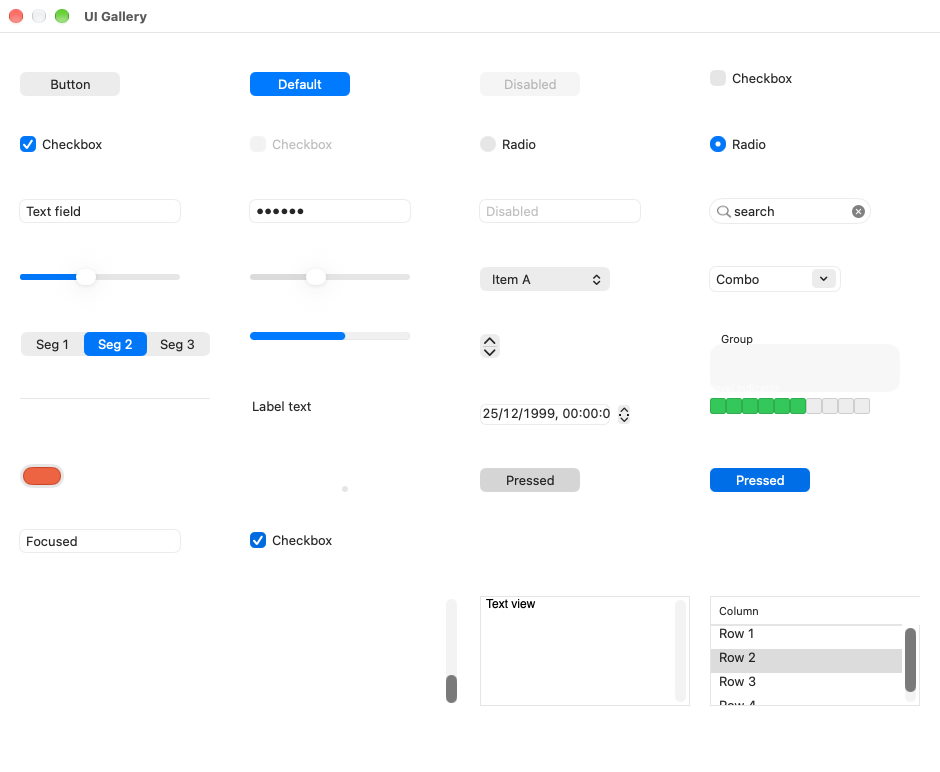
#> input picture uitest/refs/mac-light/gallery.png, 940 x 772 px
$ python sidebyside.py ../../uitest/refs/mac-light/gallery.png ../../uitest/refs/mac-light/gallery.png out.png
#> lines starting #> are read from the running program, lines starting #| are printed output that depends on the picture
#!/usr/bin/env python3
"""Side-by-side comparison of the same pane rendered on macOS (AppKit) and on BSD (GNUstep on WindowServer).
usage: sidebyside.py MAC.png BSD_SCREEN.png OUT.png [--diff]
MAC.png is a window screenshot (screencapture -l, with or without shadow); BSD_SCREEN.png a whole WindowServer screenshot: the window is located by its
title bar colour. Writes the two renderings next to each other and a difference image, and prints the mean absolute difference."""
import sys
from PIL import Image, ImageChops
mac = Image.open(sys.argv[1]).convert("RGBA"); bsd = Image.open(sys.argv[2]).convert("RGB")
#> further down, mac is the input picture: PIL image 940x772 RGBA; mean R, G, B, A 249.4, 250.8, 251.8, 254.9
# the mac capture without shadow is the window itself; with shadow it is larger: crop the opaque bounding box
bbox = mac.split()[3].point(lambda a: 255 if a > 250 else 0).getbbox()
#> bbox = (0, 0, 940, 772)
mac = mac.crop(bbox) if bbox else mac
W, H = mac.size
#> W = 940; H = 772
# the window on WindowServer: the top-most row with a long run of title bar colour; the run's left end (minus the 1 px rim) is the window's left edge
px = bsd.load(); sw, sh = bsd.size
#> after `sw, sh = bsd.size`: sw = 940; sh = 772
tb = mac.convert("RGB").load()[W // 2, 20]                    # the mac title bar colour, sampled in the middle of the bar
#> tb = (255, 255, 255)
def near(c): return all(abs(c[i] - tb[i]) <= 6 for i in range(3))
best = None
for y in range(0, sh - 40):
    run = 0; start = 0; found = None
    for x in range(sw):
        if near(px[x, y]):
            if run == 0: start = x
            run += 1
        else:
            if W - 80 <= run <= W + 10: found = start
            run = 0
    if W - 80 <= run <= W + 10: found = start
    if found is not None:                                       # a run as wide as the window (the menu bar spans the whole screen and is skipped)
        start = found
        while y > 0 and near(px[start + 100, y - 1]): y -= 1
        x0 = start
        while x0 > 0 and near(px[x0 - 1, y + 28]): x0 -= 1
        best = (x0 - 1, y - 1); break
#> this loop made 1 pass
#> best on pass 1: (-1, -1)
if not best: best = ((sw - W) // 2, (sh - H) // 2)
crop = bsd.crop((best[0], best[1], best[0] + W, best[1] + H))
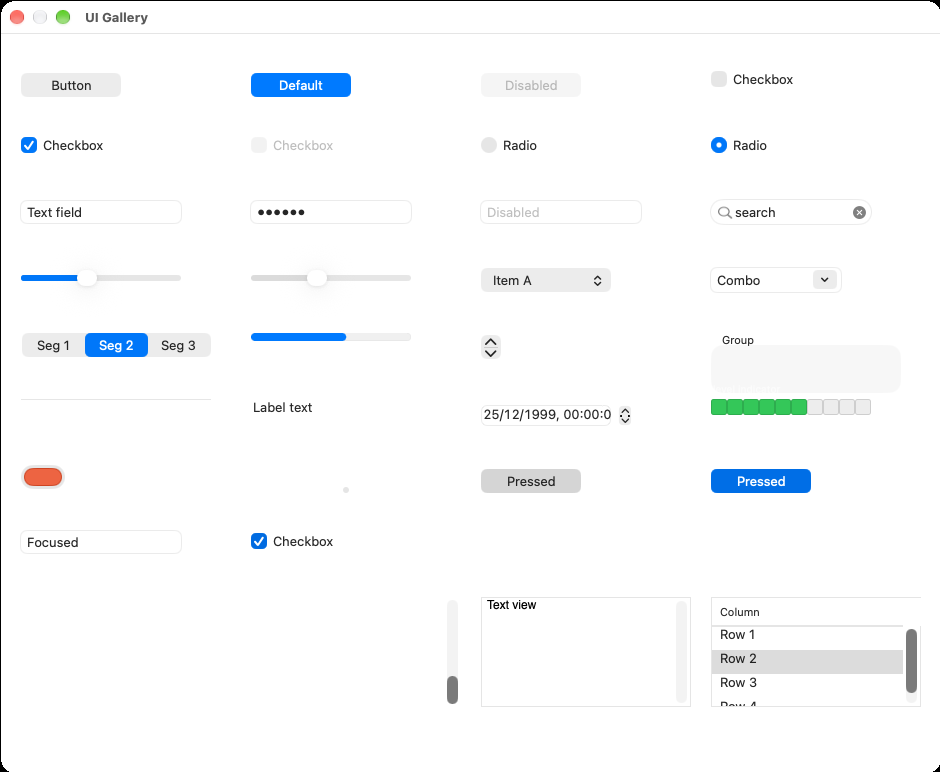
#> crop: PIL image 940x772 RGB; mean R, G, B 248.9, 250.2, 251.2
bg = Image.new("RGBA", mac.size, (0, 0, 0, 255)); bg.alpha_composite(mac); macrgb = bg.convert("RGB")
diff = ImageChops.difference(macrgb, crop)
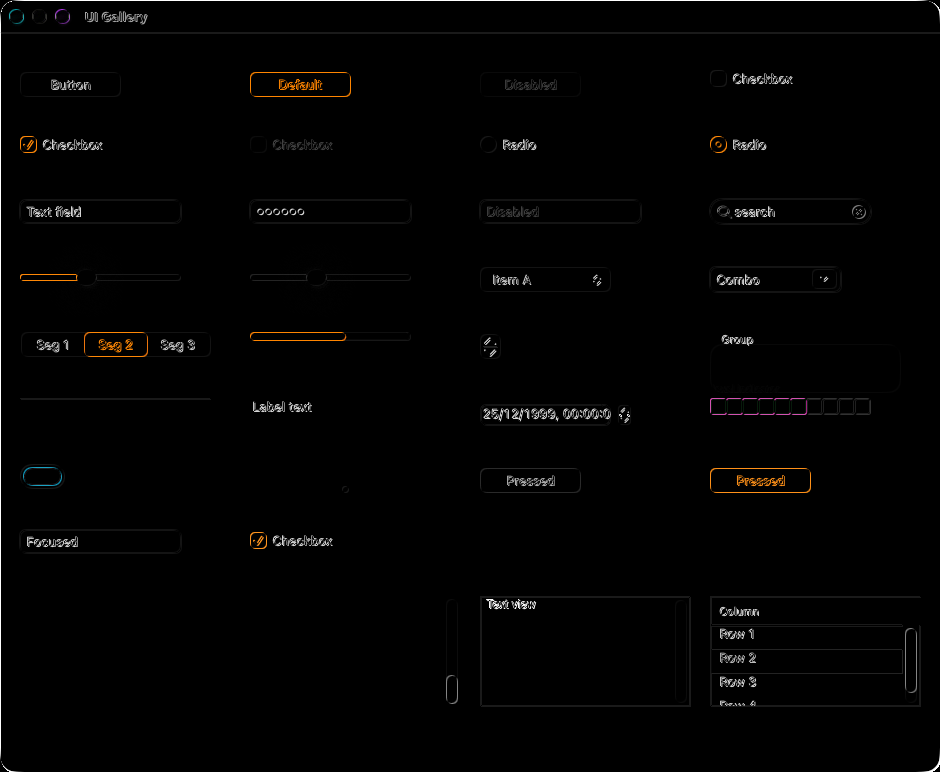
#> diff: PIL image 940x772 RGB; mean R, G, B 3.1, 2.8, 2.6
mean = sum(sum(p) for p in diff.getdata()) / (3.0 * W * H)
#> mean = 2.83
out = Image.new("RGB", (W * 3 + 20, H), (255, 0, 255))
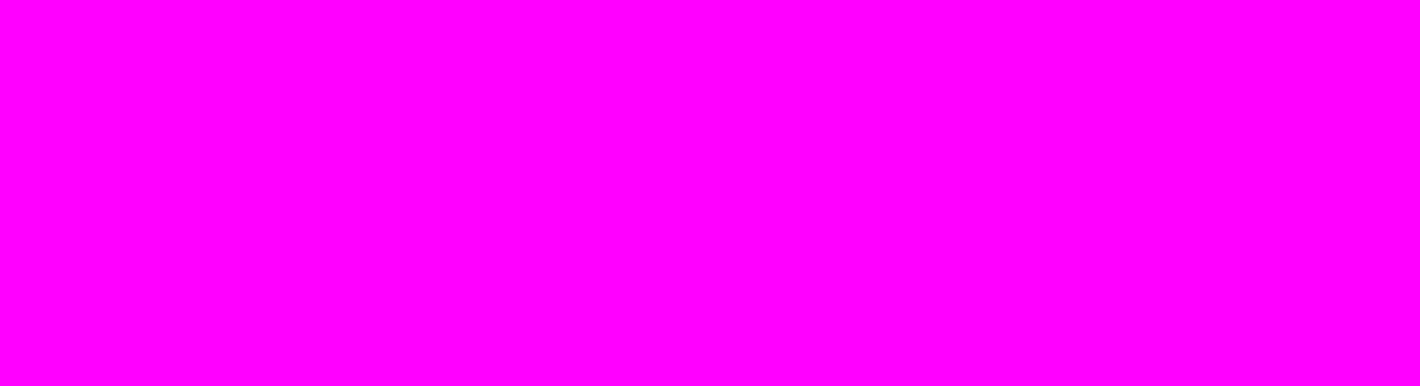
#> out: PIL image 2840x772 RGB (shown at 1/2 size); mean R, G, B 255, 0, 255
out.paste(macrgb, (0, 0)); out.paste(crop, (W + 10, 0)); out.paste(diff.point(lambda v: min(255, v * 4)), (2 * W + 20, 0))
#> after `out.paste(macrgb, (0, 0))`:
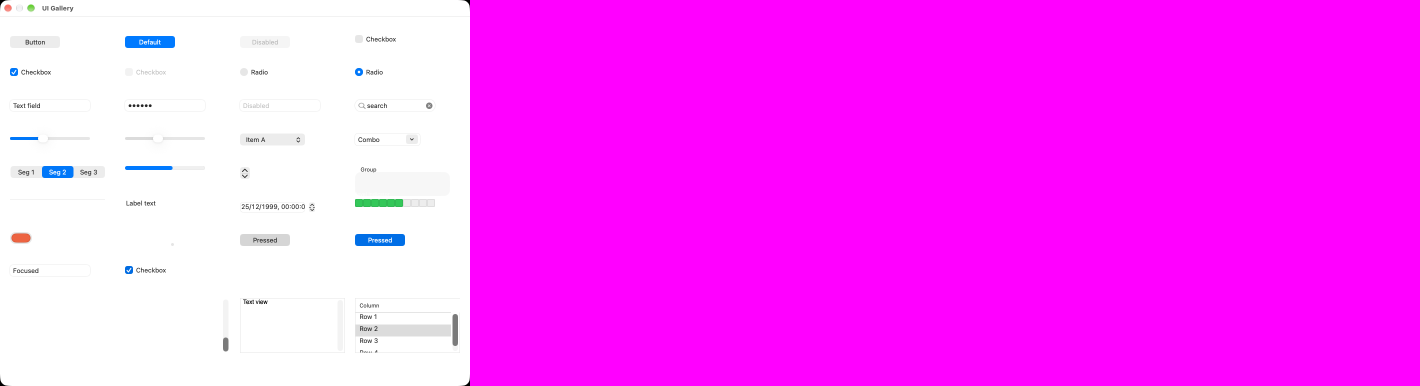
#> out: PIL image 2840x772 RGB (shown at 1/2 size); mean R, G, B 253.1, 83, 253.9
#> after `out.paste(crop, (W + 10, 0))`:
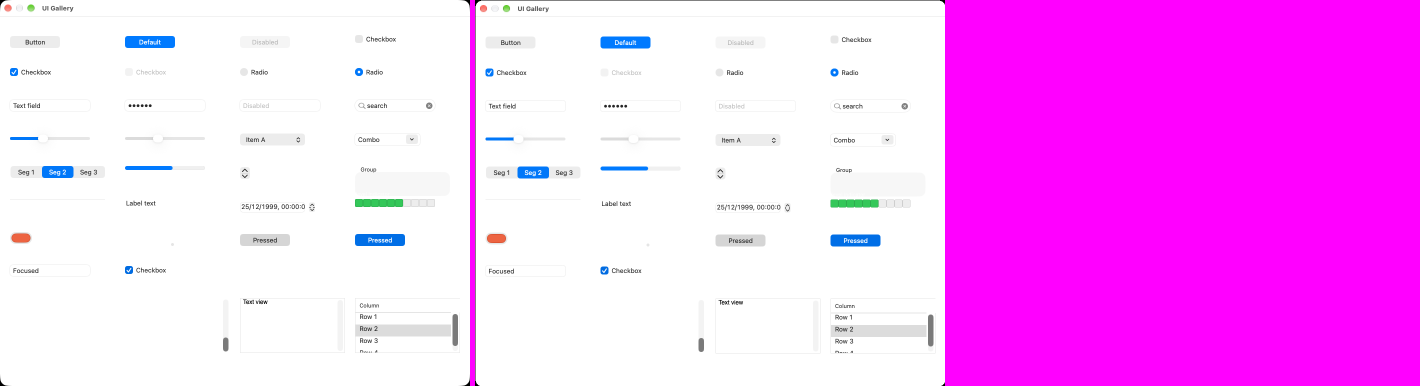
#> out: PIL image 2840x772 RGB (shown at 1/2 size); mean R, G, B 251.1, 165.8, 252.7
#> after `out.paste(diff.point(lambda v: min(255, v * 4)), (2 * W + 20, 0))`:
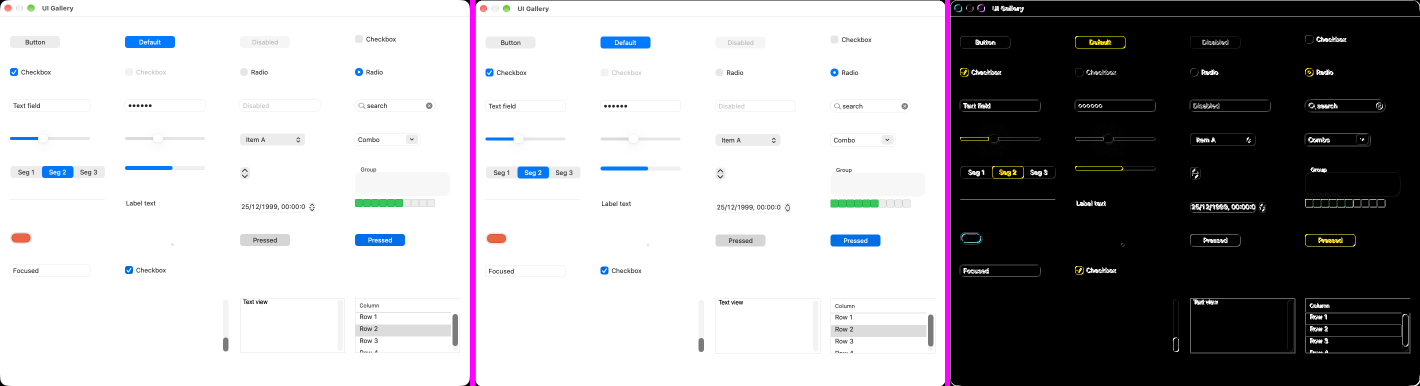
#> out: PIL image 2840x772 RGB (shown at 1/2 size); mean R, G, B 168.8, 167.9, 170.2
out.save(sys.argv[3]); print("window at", best, "mean abs diff per channel %.2f" % mean)
#| window at (-1, -1) mean abs diff per channel 2.83
